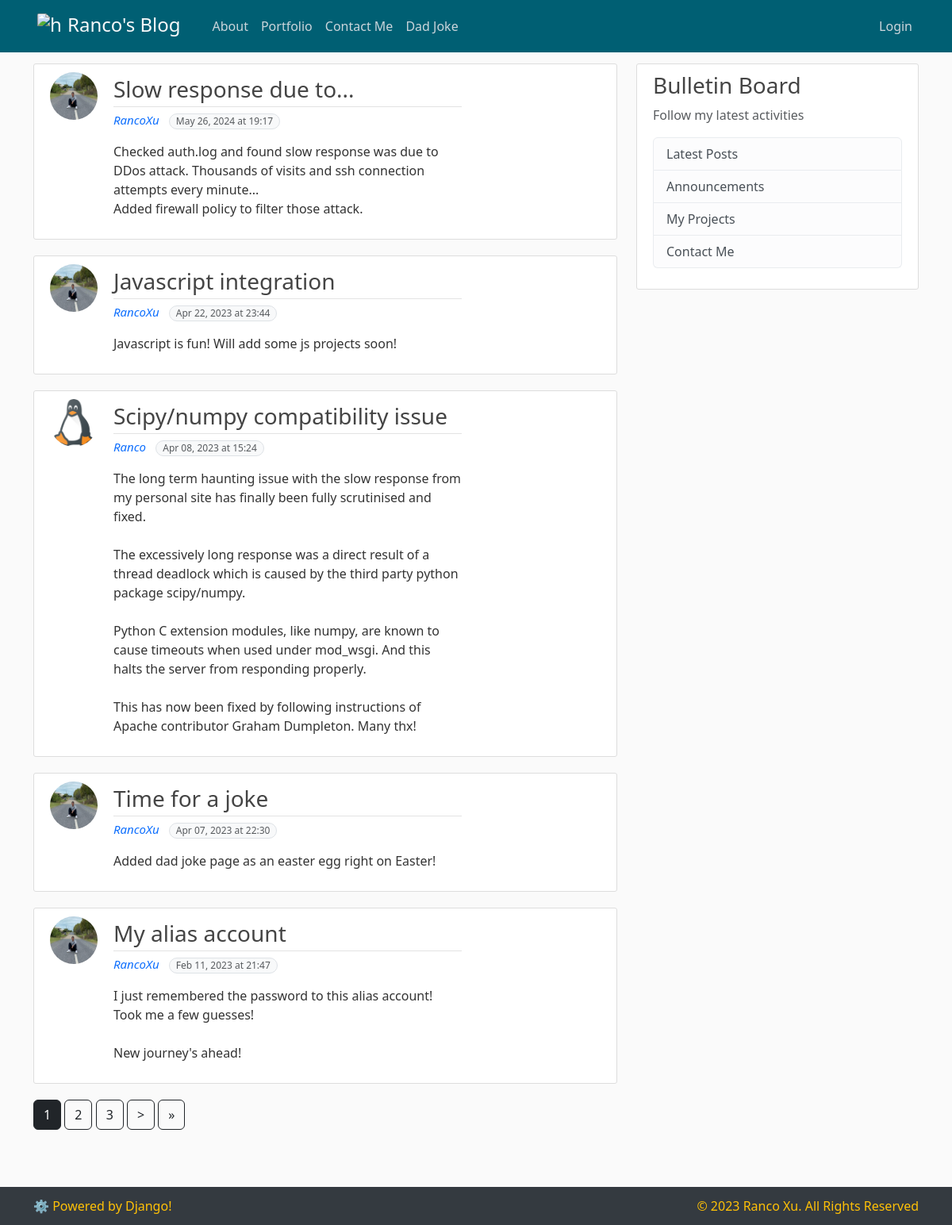
The page / on the database its author committed.
### blog/models.py (models this page shows, shortened)
class Post(models.Model):
    title=models.CharField(max_length=120)
    content=models.TextField()
    date_posted=models.DateTimeField(default=timezone.now)
    author=models.ForeignKey(User, on_delete=models.CASCADE)

### all_users/models.py (models this page shows, shortened)
class Profile(models.Model):
    user = models.OneToOneField(User, on_delete=models.CASCADE)
    image = models.ImageField(default='Default.jpg', upload_to='profile_pics')

### blog/views.py (the view)
# urls.py: path('', PostListView.as_view(), name='blog-home'),  # '' path means /home
class PostListView(ListView):
    model = Post
    template_name = 'blog/home.html'
    context_object_name = 'all_posts'
    ordering = ['-date_posted']
    paginate_by = 5

### blog/templates/blog/home.html (shortened to what this page needs)
{% extends 'blog/base.html' %}
{%block content%}
{% for post in all_posts %}
<article class="media content-section">
    <div class="container">
        <div class="row">
            <img class="rounded-circle article-image me-2 col-4 px-0" style="width: 60px; height: 60px;" src="{{post.author.profile.image.url}}">
            <div class="media-body col-8">
                <div class="article-metadata">
                    <a class="article-title fs-3 fw-normal text-decoration-none" href="{% url 'post-detail' post.id %}">{{ post.title }}</a>
                </div>
                <a class="me-2 fst-italic text-decoration-none" style="font-size: 15px;" href="{% url 'user-posts' post.author.username %}">{{ post.author }}</a>
                <p class="text-muted text-nowrap bg-light border rounded-pill d-inline-block px-2" style="font-size: 12px;">{{ post.date_posted|date:"M d, Y \a\t G:i" }}</p>
                <p class="article-content">{{ post.content|urlizetrunc:25 }}</p>
            </div>
        </div>
    </div>
</article>
{% endfor %}
{% if is_paginated %}
{% for num in page_obj.paginator.page_range %}
{% if page_obj.number == num %}
<a class="btn btn-dark btn-small mb-4" href="?page={{ num }}">{{ num }}</a>
{% elif num > page_obj.number|add:'-3' and num < page_obj.number|add:'3' %} <a class="btn btn-outline-dark btn-small mb-4"
    href="?page={{ num }}">{{ num }}</a>
    {% endif %}
    {% endfor %}
    {% if page_obj.has_next %}
    <a class="btn btn-outline-dark btn-small mb-4" href="?page={{ page_obj.next_page_number }}">&gt;</a>
    <a class="btn btn-outline-dark btn-small mb-4" href="?page={{ page_obj.paginator.num_pages }}">&raquo;</a>
    {% endif %}
    {% endif %}
    {%endblock content%}

### blog/static/blog/main.css (style rules this page uses)
body { background: #fafafa; color: #333333; margin-top: 5rem; }
.content-section { background: #ffffff; padding: 10px 20px; border: 1px solid #dddddd; border-radius: 3px; margin-bottom: 20px; }
.article-title { color: #444444; }
.article-content { white-space: pre-line; }
.article-metadata { padding-bottom: 1px; margin-bottom: 4px; border-bottom: 1px solid #e3e3e3 }

### rows shown on the page
Post: author.profile.image (picture), title "Slow response due to...", author "RancoXu", date_posted "May 26, 2024 at 19:17", content "Checked auth.log and found slow response was due to DDos attack. Thousands of visits and ssh connection attempts every minute... Added firewall policy to filter those attack."
Post: author.profile.image (picture), title "Javascript integration", author "RancoXu", date_posted "Apr 22, 2023 at 23:44", content "Javascript is fun! Will add some js projects soon!"
Post: author.profile.image (picture), title "Scipy/numpy compatibility issue", author "Ranco", date_posted "Apr 08, 2023 at 15:24", content "The long term haunting issue with the slow response from my personal site has finally been fully scrutinised and fixed. The excessively long response was a direct result of a thread deadlock which is caused by the third party python package scipy/numpy. Python C extension modules, like numpy, are known to cause timeouts when used under mod_wsgi. And this halts the server from responding properly. This has now been fixed by following instructions of Apache contributor Graham Dumpleton. Many thx!"
Post: author.profile.image (picture), title "Time for a joke", author "RancoXu", date_posted "Apr 07, 2023 at 22:30", content "Added dad joke page as an easter egg right on Easter!"
Post: author.profile.image (picture), title "My alias account", author "RancoXu", date_posted "Feb 11, 2023 at 21:47", content "I just remembered the password to this alias account! Took me a few guesses! New journey's ahead!"

### other values the page prints
{{ num }} "1"
{{ num }} "2" "3"
